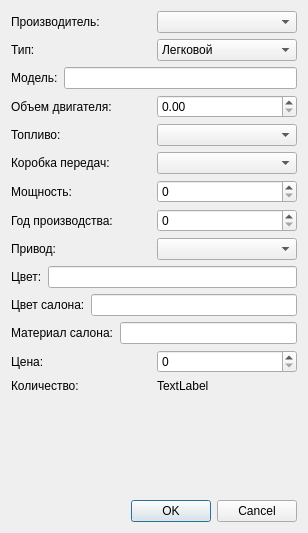
<?xml version="1.0" encoding="UTF-8"?>
<ui version="4.0">
 <class>addProd</class>
 <widget class="QDialog" name="addProd">
  <property name="geometry">
   <rect>
    <x>0</x>
    <y>0</y>
    <width>308</width>
    <height>533</height>
   </rect>
  </property>
  <property name="windowTitle">
   <string>Dialog</string>
  </property>
  <layout class="QVBoxLayout" name="verticalLayout_2">
   <item>
    <layout class="QVBoxLayout" name="verticalLayout">
     <item>
      <layout class="QHBoxLayout" name="horizontalLayout">
       <item>
        <widget class="QLabel" name="label">
         <property name="text">
          <string>Производитель:</string>
         </property>
        </widget>
       </item>
       <item>
        <widget class="QComboBox" name="brendCmb"/>
       </item>
      </layout>
     </item>
     <item>
      <layout class="QHBoxLayout" name="horizontalLayout_14">
       <item>
        <widget class="QLabel" name="label_14">
         <property name="text">
          <string>Тип:</string>
         </property>
        </widget>
       </item>
       <item>
        <widget class="QComboBox" name="typrCmb">
         <item>
          <property name="text">
           <string>Легковой</string>
          </property>
         </item>
         <item>
          <property name="text">
           <string>Грузовой</string>
          </property>
         </item>
         <item>
          <property name="text">
           <string>Мотоцикл</string>
          </property>
         </item>
         <item>
          <property name="text">
           <string>Водный</string>
          </property>
         </item>
        </widget>
       </item>
      </layout>
     </item>
     <item>
      <layout class="QHBoxLayout" name="horizontalLayout_2">
       <item>
        <widget class="QLabel" name="label_2">
         <property name="text">
          <string>Модель:</string>
         </property>
        </widget>
       </item>
       <item>
        <widget class="QLineEdit" name="modelEdit"/>
       </item>
      </layout>
     </item>
     <item>
      <layout class="QHBoxLayout" name="horizontalLayout_3">
       <item>
        <widget class="QLabel" name="label_3">
         <property name="text">
          <string>Объем двигателя:</string>
         </property>
        </widget>
       </item>
       <item>
        <widget class="QDoubleSpinBox" name="VSb"/>
       </item>
      </layout>
     </item>
     <item>
      <layout class="QHBoxLayout" name="horizontalLayout_4">
       <item>
        <widget class="QLabel" name="label_4">
         <property name="text">
          <string>Топливо:</string>
         </property>
        </widget>
       </item>
       <item>
        <widget class="QComboBox" name="fuelCmb"/>
       </item>
      </layout>
     </item>
     <item>
      <layout class="QHBoxLayout" name="horizontalLayout_13">
       <item>
        <widget class="QLabel" name="label_5">
         <property name="text">
          <string>Коробка передач:</string>
         </property>
        </widget>
       </item>
       <item>
        <widget class="QComboBox" name="transCmb"/>
       </item>
      </layout>
     </item>
     <item>
      <layout class="QHBoxLayout" name="horizontalLayout_12">
       <item>
        <widget class="QLabel" name="label_6">
         <property name="text">
          <string>Мощность:</string>
         </property>
        </widget>
       </item>
       <item>
        <widget class="QSpinBox" name="powerSb"/>
       </item>
      </layout>
     </item>
     <item>
      <layout class="QHBoxLayout" name="horizontalLayout_11">
       <item>
        <widget class="QLabel" name="label_7">
         <property name="text">
          <string>Год производства:</string>
         </property>
        </widget>
       </item>
       <item>
        <widget class="QSpinBox" name="yearSb"/>
       </item>
      </layout>
     </item>
     <item>
      <layout class="QHBoxLayout" name="horizontalLayout_5">
       <item>
        <widget class="QLabel" name="label_8">
         <property name="text">
          <string>Привод:</string>
         </property>
        </widget>
       </item>
       <item>
        <widget class="QComboBox" name="unitCmb"/>
       </item>
      </layout>
     </item>
     <item>
      <layout class="QHBoxLayout" name="horizontalLayout_6">
       <item>
        <widget class="QLabel" name="label_9">
         <property name="text">
          <string>Цвет:</string>
         </property>
        </widget>
       </item>
       <item>
        <widget class="QLineEdit" name="colorEdit"/>
       </item>
      </layout>
     </item>
     <item>
      <layout class="QHBoxLayout" name="horizontalLayout_7">
       <item>
        <widget class="QLabel" name="label_10">
         <property name="text">
          <string>Цвет салона:</string>
         </property>
        </widget>
       </item>
       <item>
        <widget class="QLineEdit" name="inColorEdit"/>
       </item>
      </layout>
     </item>
     <item>
      <layout class="QHBoxLayout" name="horizontalLayout_8">
       <item>
        <widget class="QLabel" name="label_11">
         <property name="text">
          <string>Материал салона:</string>
         </property>
        </widget>
       </item>
       <item>
        <widget class="QLineEdit" name="matEdit"/>
       </item>
      </layout>
     </item>
     <item>
      <layout class="QHBoxLayout" name="horizontalLayout_9">
       <item>
        <widget class="QLabel" name="label_12">
         <property name="text">
          <string>Цена:</string>
         </property>
        </widget>
       </item>
       <item>
        <widget class="QSpinBox" name="priceBox"/>
       </item>
      </layout>
     </item>
     <item>
      <layout class="QHBoxLayout" name="horizontalLayout_10">
       <item>
        <widget class="QLabel" name="label_13">
         <property name="text">
          <string>Количество:</string>
         </property>
        </widget>
       </item>
       <item>
        <widget class="QLabel" name="amountLb">
         <property name="text">
          <string>TextLabel</string>
         </property>
        </widget>
       </item>
      </layout>
     </item>
     <item>
      <spacer name="verticalSpacer">
       <property name="orientation">
        <enum>Qt::Vertical</enum>
       </property>
       <property name="sizeHint" stdset="0">
        <size>
         <width>20</width>
         <height>40</height>
        </size>
       </property>
      </spacer>
     </item>
     <item>
      <widget class="QDialogButtonBox" name="buttonBox">
       <property name="orientation">
        <enum>Qt::Horizontal</enum>
       </property>
       <property name="standardButtons">
        <set>QDialogButtonBox::Cancel|QDialogButtonBox::Ok</set>
       </property>
      </widget>
     </item>
    </layout>
   </item>
  </layout>
 </widget>
 <resources/>
 <connections>
  <connection>
   <sender>buttonBox</sender>
   <signal>accepted()</signal>
   <receiver>addProd</receiver>
   <slot>accept()</slot>
   <hints>
    <hint type="sourcelabel">
     <x>248</x>
     <y>254</y>
    </hint>
    <hint type="destinationlabel">
     <x>157</x>
     <y>274</y>
    </hint>
   </hints>
  </connection>
  <connection>
   <sender>buttonBox</sender>
   <signal>rejected()</signal>
   <receiver>addProd</receiver>
   <slot>reject()</slot>
   <hints>
    <hint type="sourcelabel">
     <x>316</x>
     <y>260</y>
    </hint>
    <hint type="destinationlabel">
     <x>286</x>
     <y>274</y>
    </hint>
   </hints>
  </connection>
 </connections>
</ui>
